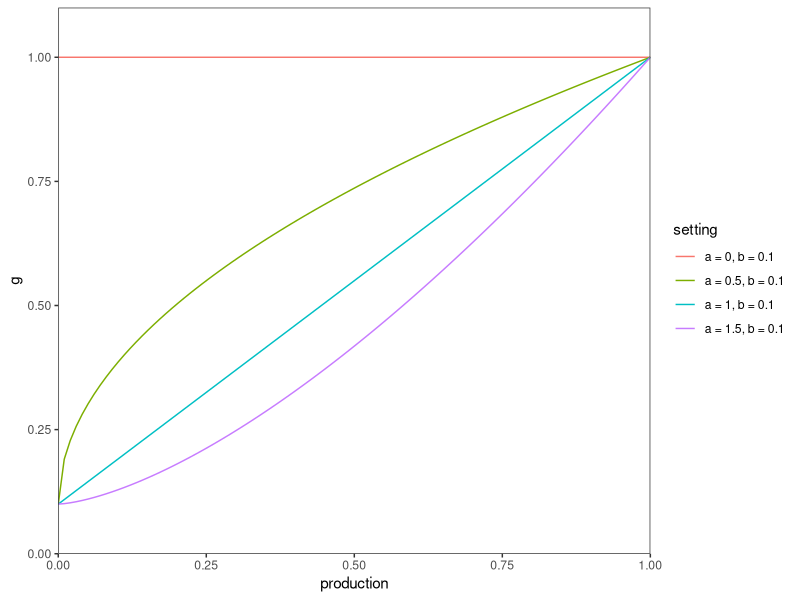
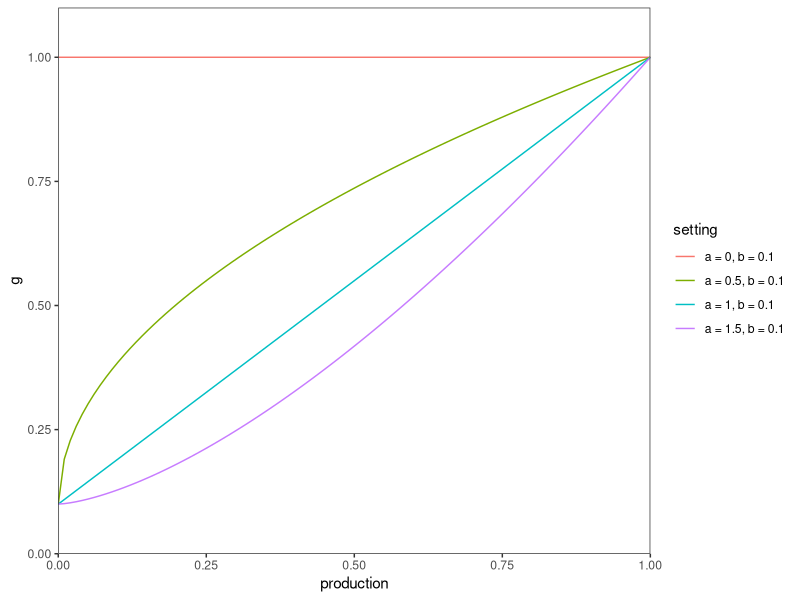

Source code (R) for these figures, in order:
library(tidyverse)
library(reshape2)

g = function(u, a, b){ b + (1 - b) * u^a}
g = Vectorize(g, "u")

u_range = seq(0, 1, length.out=100)

alphas = c(0, 0.5, 1, 1.5)
betas = c(0.1)

data = NULL
for (alpha in alphas) {
  for (beta in betas) {
    data = data %>%
      bind_rows(tibble(u = u_range, g = g(u_range, alpha, beta), 
                       setting = paste("a = ", alpha, ", b = ", beta, sep="")))
  }
}

ggplot(data, aes(x = u, y = g, colour = setting)) + geom_line() + 
  theme_bw() + theme(panel.grid = element_blank()) +
  scale_x_continuous(expand = c(0, 0)) +
  scale_y_continuous(expand = c(0, 0.1)) +
  labs(x="production", y="g")

ggsave("report/figures/g.pdf", width=7, height=5)